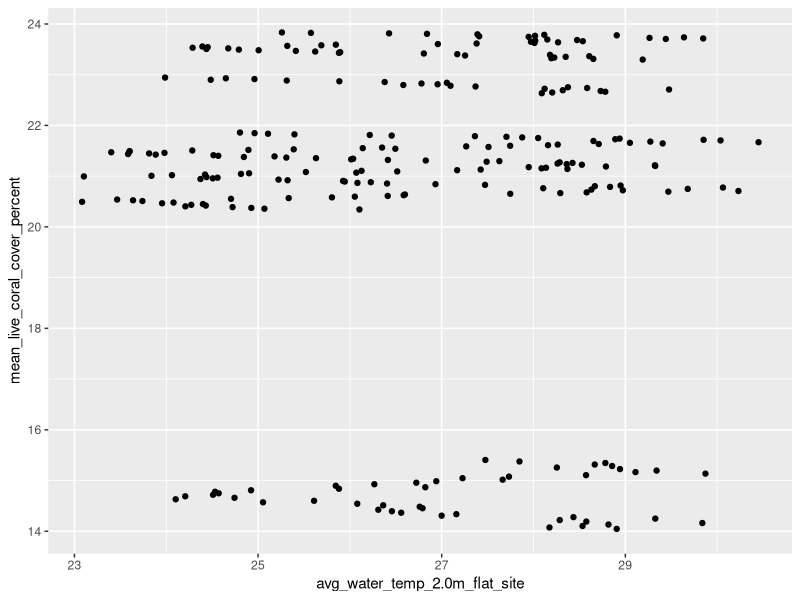
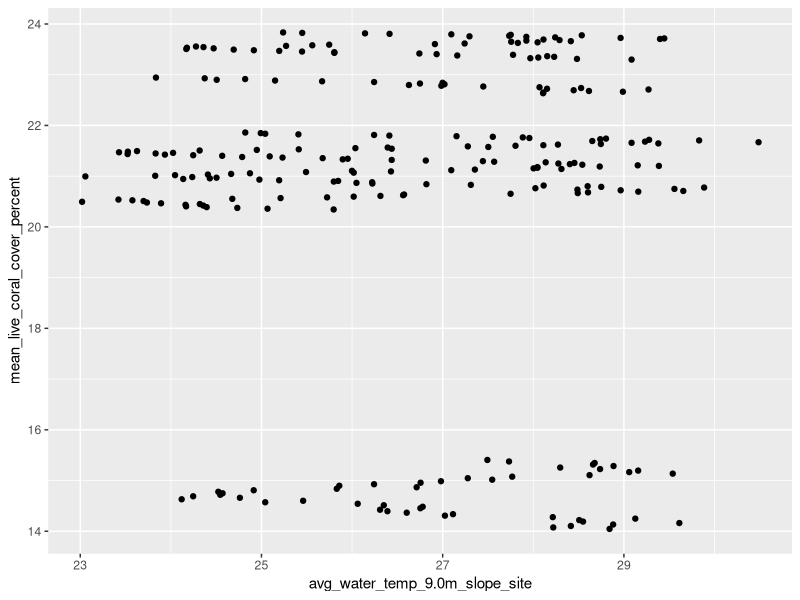
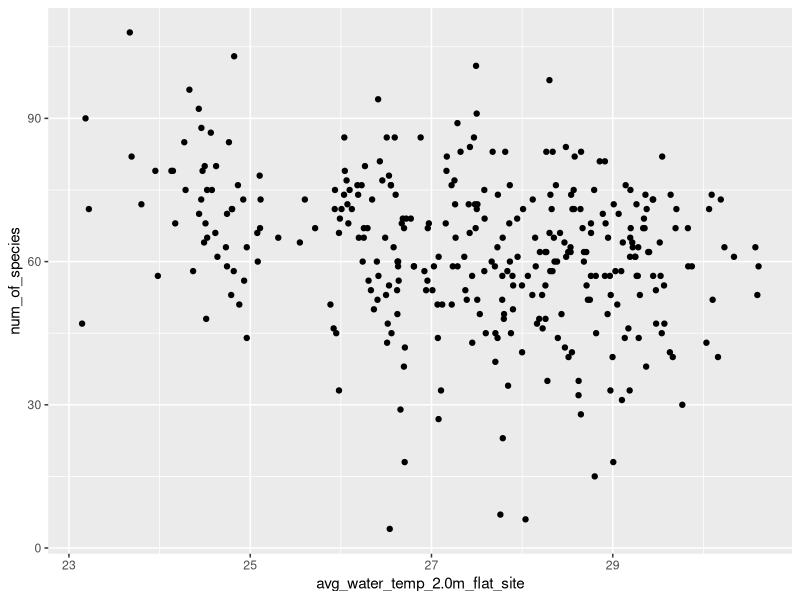
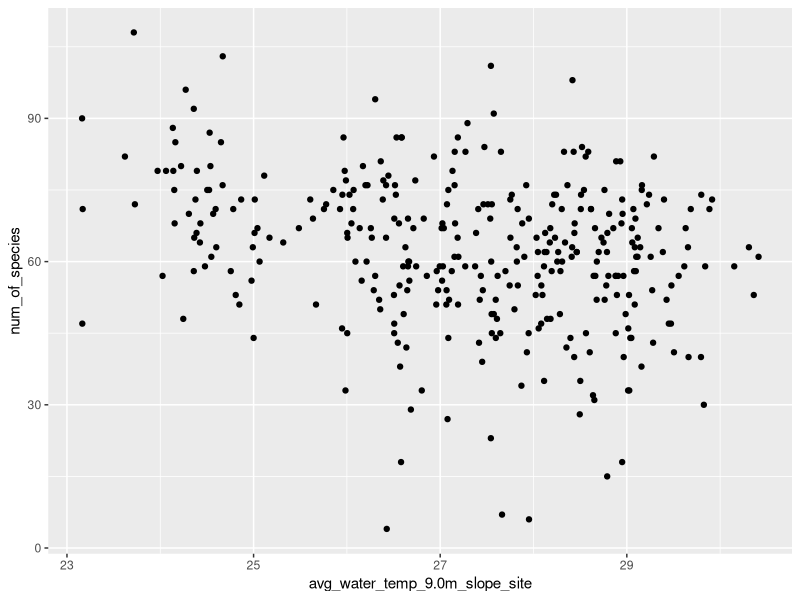
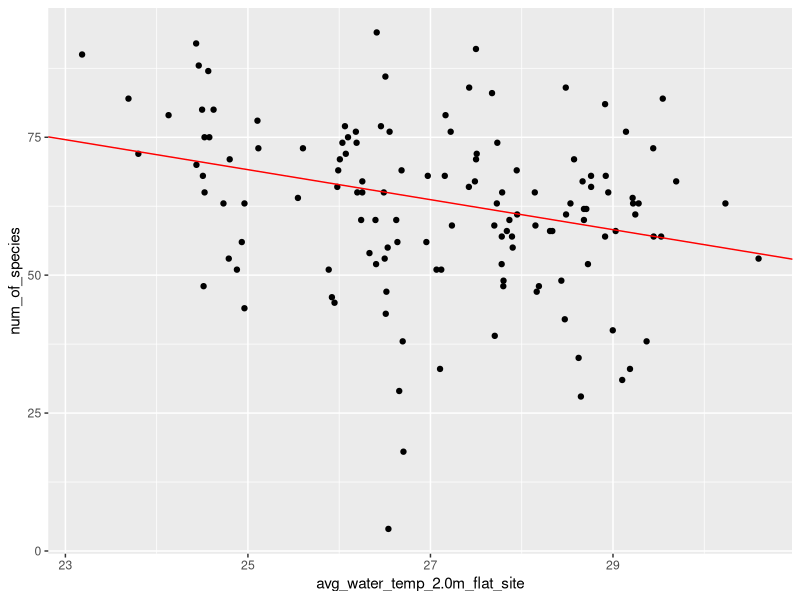
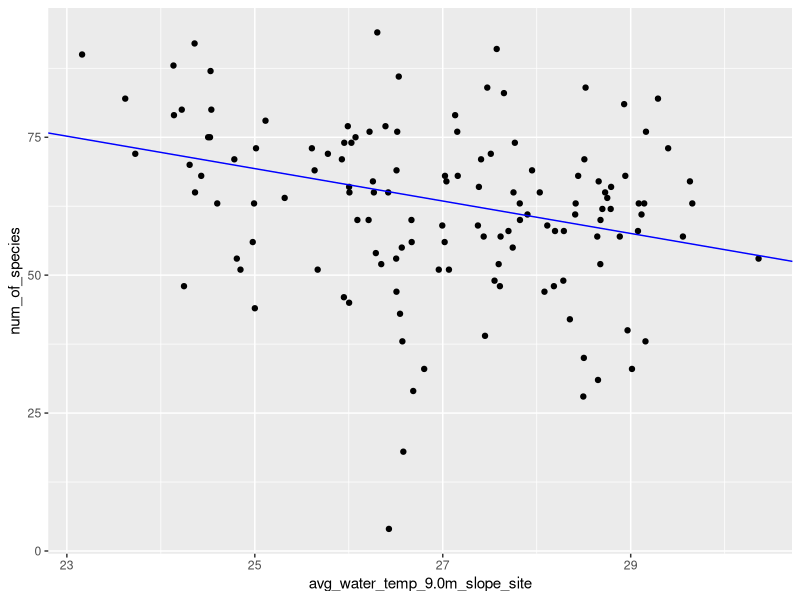
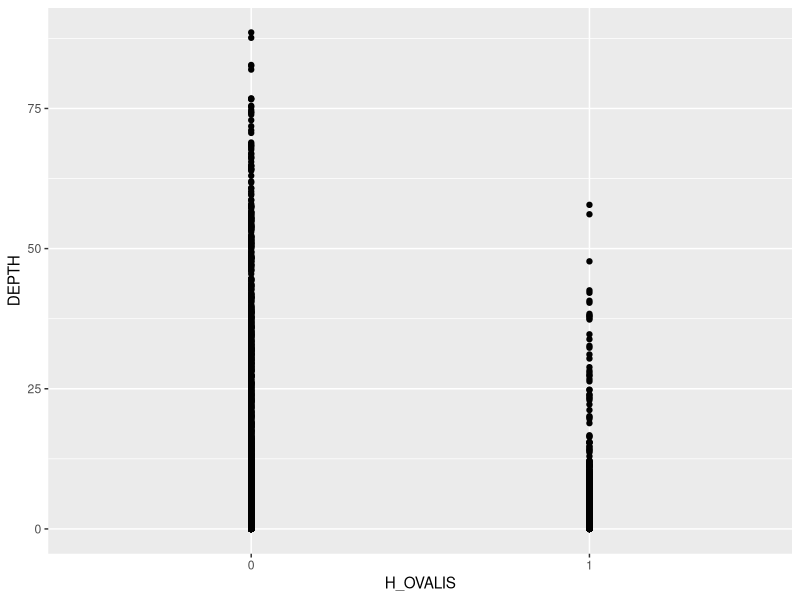
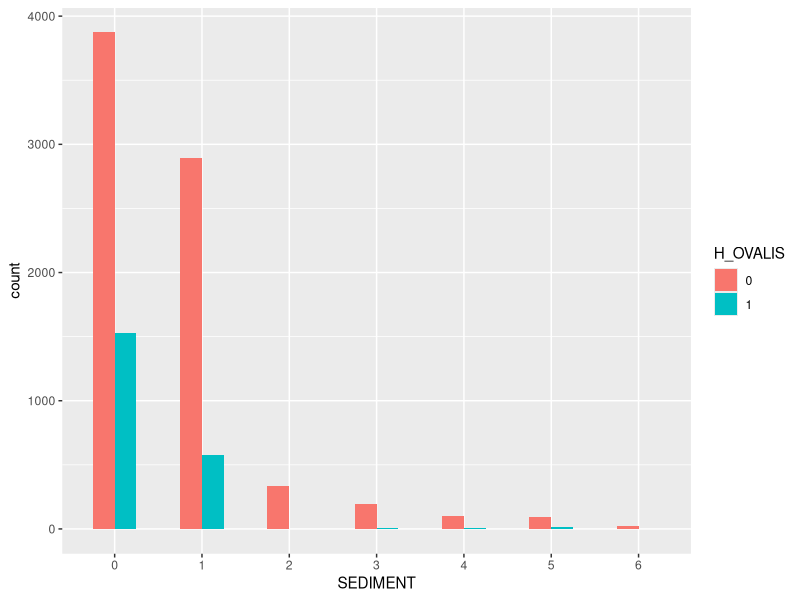

Write the R code that produced these figures, in order.
## ---- chunk 1
knitr::opts_chunk$set(echo = TRUE)
## ---- chunk 2
library(tidyverse)
library(caret)
## ---- chunk 3
read_csv("cleaned_data/temperature_and_coral_cover.csv") %>%
    ggplot(aes(avg_water_temp_2.0m_flat_site, mean_live_coral_cover_percent)) + 
    geom_point()


read_csv("cleaned_data/temperature_and_coral_cover.csv") %>%
    ggplot(aes(avg_water_temp_9.0m_slope_site, mean_live_coral_cover_percent)) + 
    geom_point()
## ---- chunk 4
fish_temp <- read_csv("cleaned_data/fish_temp_data.csv")

# water temp at 2.0m
fish_temp %>% ggplot(aes(avg_water_temp_2.0m_flat_site, num_of_species)) + geom_point()

# water temp at92.0m
fish_temp %>% ggplot(aes(avg_water_temp_9.0m_slope_site, num_of_species)) + geom_point()
## ---- chunk 5
train_index <- createDataPartition(y=fish_temp$num_of_species, times=1, p = 0.6, list=FALSE)

train_set <- fish_temp[train_index, ]
test_set <- fish_temp[-train_index, ]
## ---- chunk 6
fish_temp_2.0m <- lm(num_of_species ~ avg_water_temp_2.0m_flat_site, data=train_set)
summary(fish_temp_2.0m)

fish_temp_9.0m <- lm(num_of_species ~ avg_water_temp_9.0m_slope_site, data=train_set)
summary(fish_temp_9.0m)
## ---- chunk 7
fish_temp <- lm(num_of_species ~ avg_water_temp_2.0m_flat_site + avg_water_temp_9.0m_slope_site, data=train_set)
summary(fish_temp)
## ---- chunk 8
pred_2.0m <- predict(fish_temp_2.0m, test_set)
pred_9.0m <- predict(fish_temp_9.0m, test_set)

postResample(pred = pred_2.0m, obs = test_set$num_of_species)
postResample(pred = pred_9.0m, obs = test_set$num_of_species)
## ---- chunk 9
# water temp at 2.0m
test_set %>% 
    ggplot(aes(avg_water_temp_2.0m_flat_site, num_of_species)) + 
    geom_point() +
    geom_abline(intercept=fish_temp_2.0m$coefficients[1], slope=fish_temp_2.0m$coefficients[2], col="red")

# water temp at 9.0m
test_set %>% 
    ggplot(aes(avg_water_temp_9.0m_slope_site, num_of_species)) + 
    geom_point() +
    geom_abline(intercept=fish_temp_9.0m$coefficients[1], slope=fish_temp_9.0m$coefficients[2], col="blue")
## ---- chunk 10
h_ovalis_data <- read_csv("cleaned_data/h_ovalis_monthly_presence.csv")
head(h_ovalis_data)
## ---- chunk 11
h_ovalis_data$H_OVALIS <- as.factor(ifelse(h_ovalis_data$H_OVALIS=="Yes", 1, 0))
h_ovalis_data$TIDAL <- as.factor(ifelse(h_ovalis_data$TIDAL=="intertidal", 1, 0))

h_ovalis_data$MUD <- ifelse(h_ovalis_data$SEDIMENT == "Mud", 1, 0)
h_ovalis_data$MUD <- as.factor(h_ovalis_data$MUD)

h_ovalis_data$SEDIMENT <- factor(h_ovalis_data$SEDIMENT, 
                                 levels = c("Mud", "Sand", "Reef", "Rock", "Rubble", "Shell", "Gravel"),
                                 labels = c(0, 1, 2, 3, 4, 5, 6),
                                 ordered = FALSE)

head(h_ovalis_data)
## ---- chunk 12
h_ovalis_data %>% 
    ggplot(aes(H_OVALIS, DEPTH)) + geom_point(pch = 21, fill="black")

h_ovalis_data %>% 
    ggplot(aes(SEDIMENT, fill=H_OVALIS)) + geom_bar(width=.5, position = "dodge")
## ---- chunk 13
h_ovalis_subset <- h_ovalis_data %>% dplyr::select(H_OVALIS, DEPTH, SEDIMENT, MUD)
hovalis_train_ind <- createDataPartition(y = h_ovalis_subset$H_OVALIS, p=0.75, list=FALSE)

train_set <- h_ovalis_subset[hovalis_train_ind, ]
test_set <- h_ovalis_subset[-hovalis_train_ind, ]
## ---- chunk 14
glm_fit <- glm(H_OVALIS ~ DEPTH + SEDIMENT,
               data=train_set, 
               family="binomial")

summary(glm_fit)
## ---- chunk 15
p_hat <- predict(glm_fit, newdata = test_set, type = "response")

plot(p_hat)
## ---- chunk 16
#p_hat <- predict(glm_fit, newdata = test_set, type = "response"
y_hat <- ifelse(p_hat > 0.2, 1, 0)

confusionMatrix(data = as.factor(y_hat), reference = test_set$H_OVALIS )
## ---- chunk 17
library(randomForest)

rf_fit <- randomForest(H_OVALIS ~ DEPTH + SEDIMENT, 
                       data=train_set,
                       mtry = 2)
rf_fit
## ---- chunk 18
rf_pred <- predict(rf_fit, newdata = test_set, type = "response")
confusionMatrix(table(pred = rf_pred, reference = test_set$H_OVALIS))
## ---- chunk 19
get_accuracy <- function(fit, model_type) {
    pred <- predict(fit, newdata = test_set, type = "response")
    
    if (model_type == "rf") {
        confusionMatrix(table(pred = pred, reference = test_set$H_OVALIS))$overall[1]
    }
    else if (model_type == "logistic") {
        y_hat <- ifelse(pred > 0.175, 1, 0)
        confusionMatrix(data = as.factor(y_hat), reference = as.factor(test_set$H_OVALIS) )$overall[1]
    }
}

get_accuracy(glm_fit, "logistic")
get_accuracy(rf_fit, "rf")
## ---- chunk 20

ggplot(test_set, aes(x=DEPTH, fill = H_OVALIS)) +
  geom_density(position = position_fill(), size = 0)


ggplot(test_set, aes(x=DEPTH,  fill = rf_pred)) +
  geom_density(position = position_fill(), size = 0)
## ---- chunk 21
variable_importance <- importance(rf_fit)

tmp <- tibble(feature = rownames(variable_importance),
                  Gini = variable_importance[,1]) %>%
                  arrange(desc(Gini))

tmp
